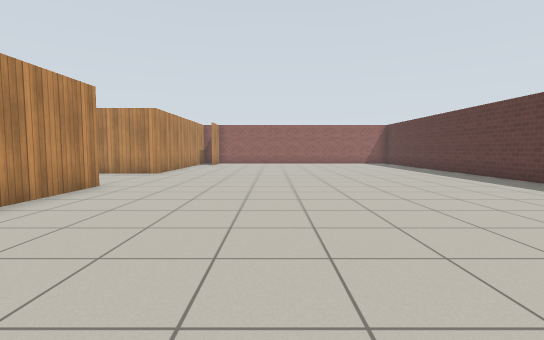
[1] (above)

17 first-person views from a walk through a world built for the Gazebo simulator. The camera is 0.94 m above the floor, tilts 4° down and sees 85° across. The floor is counted in squares, 1 m on a side. Each view is taken from the middle of a square. On the plan, view 1 faces up. The plan holds only what a view shows up to about 11 squares ahead; the rest is blank. Simple patterns stand in for the simulator's built-in surfaces.

[2]
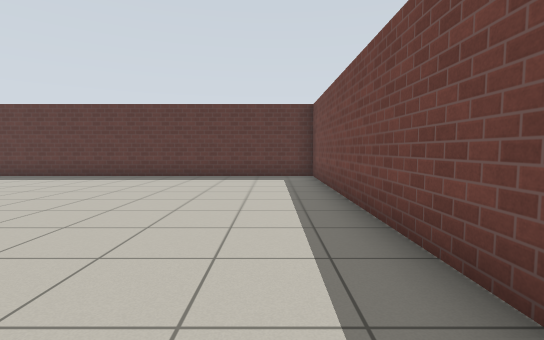

[3]
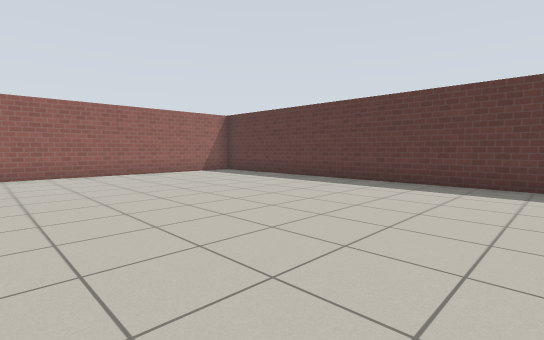

[4]
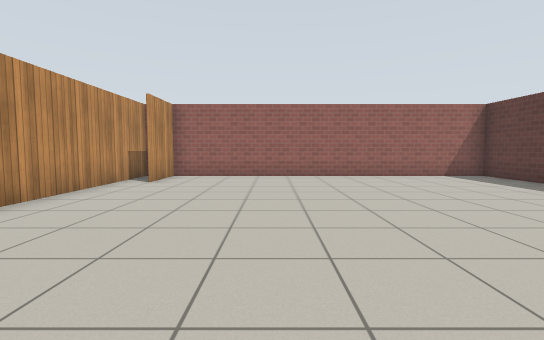

[5]
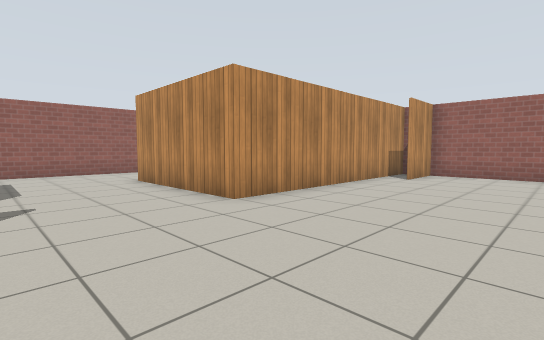

[6]
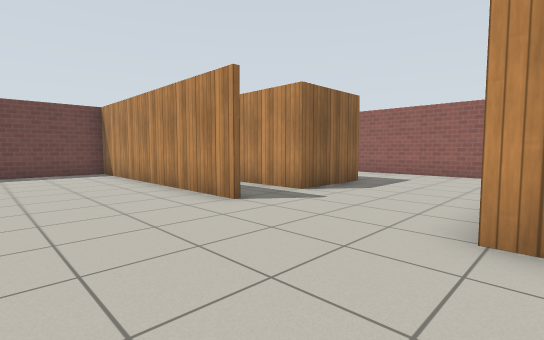

[7]
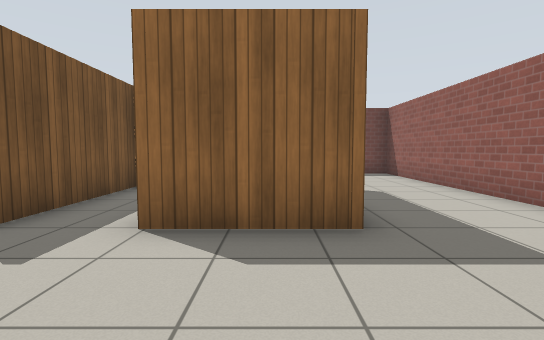

[8]
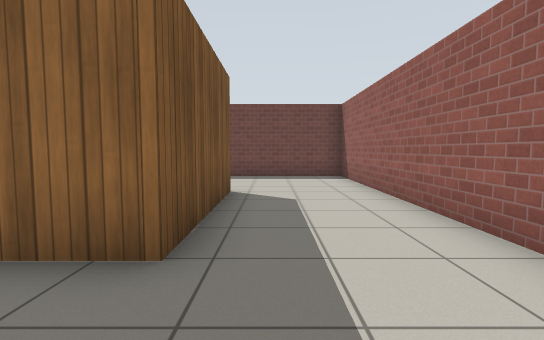

[9]
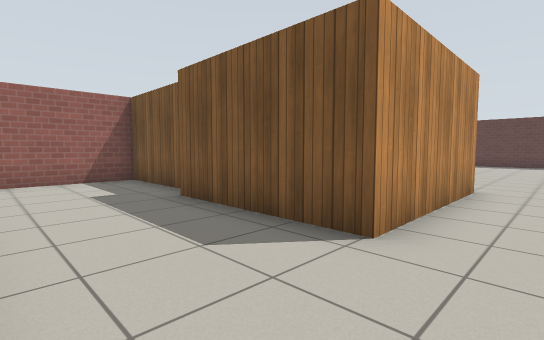

[10]
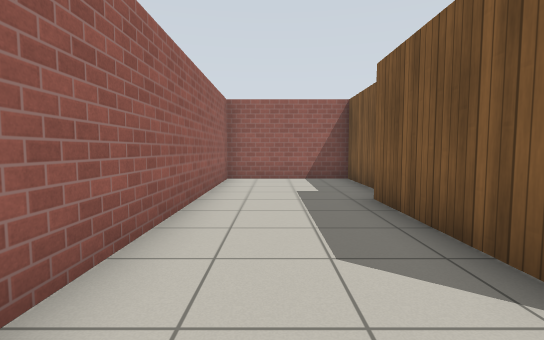

[11]
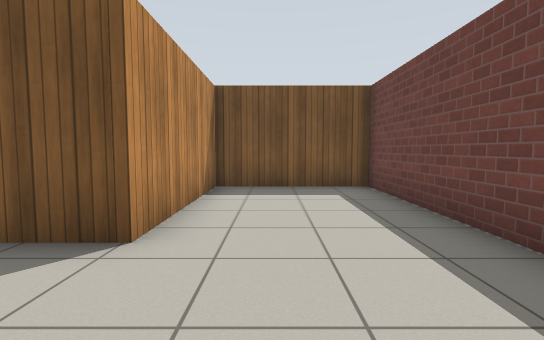

[12]
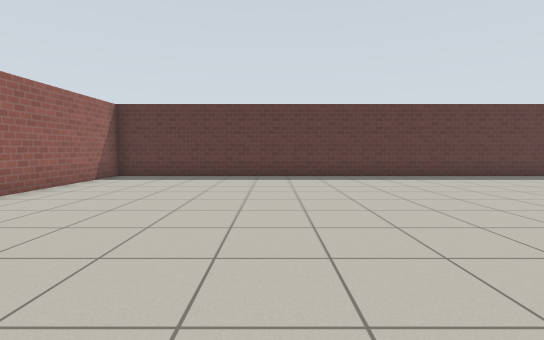

[13]
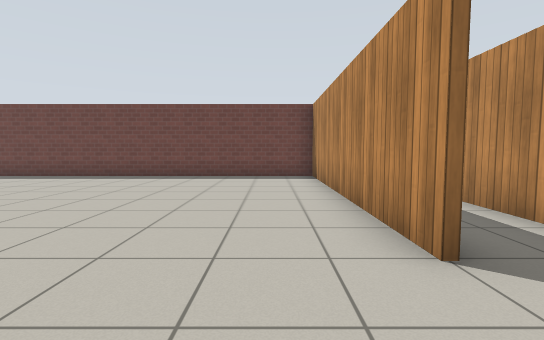

[14]
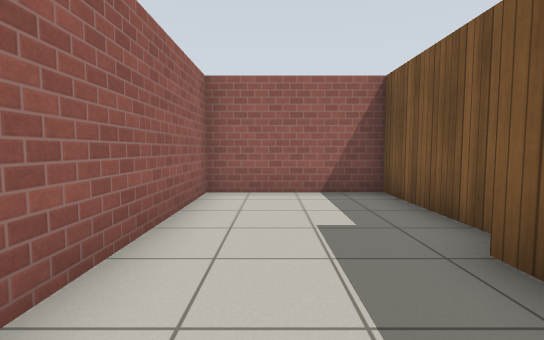

[15]
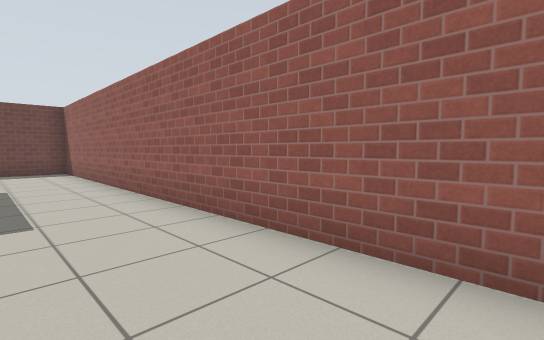

[16]
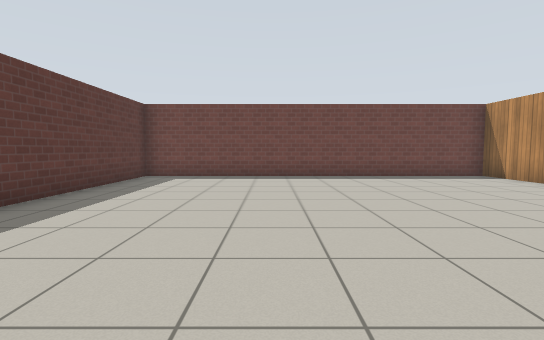

[17]
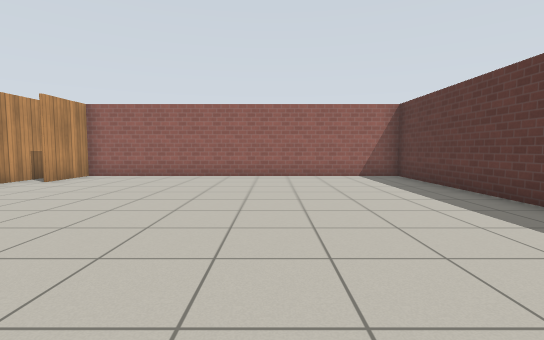

### Floor plan
Points are (right, up) in squares from view 1. A wall is a line through its corners. A room is listed if a view was taken in it or the views show most of it. See-through windows are left out.
Room 1 (views 1, 2, 3, 4, 5, 6, 7, 8, 9, 10, 11, 12, 13, 14, 15, 16, 17)
walls: (-4.4, 7.6) (-4.4, -0.5); (-4.5, 3.4) (-9.1, 3.4) (-9.1, 7.6) (-6.4, 7.6) (-6.4, 4.6); (-8.6, 16.1) (-8.6, 19.4) (-12.4, 19.4) (-12.4, -0.4) (7.4, -0.4) (7.4, 19.4) (-3.5, 19.4) (-3.5, 17.4); (-4.6, -0.5) (-4.6, 7.4); (-4.4, 19.5) (-4.4, 11.4) (-9.1, 11.4) (-9.1, 15.6)

Where each view was taken, in squares from view 1:
view 1: 0 up, 0 right, facing up
view 2: 1 up, 3 left, facing right
view 3: 8 up, 1 left, facing up-right
view 4: 9 up, 0 right, facing up
view 5: 8 up, 0 right, facing up-left
view 6: 12 up, 1 left, facing down-left
view 7: 11 up, 8 left, facing down
view 8: 10 up, 10 left, facing down
view 9: 10 up, 12 left, facing up-right
view 10: 10 up, 11 left, facing up
view 11: 2 up, 12 left, facing right
view 12: 14 up, 3 left, facing right
view 13: 10 up, 3 left, facing down
view 14: 13 up, 11 left, facing up
view 15: 13 up, 10 left, facing down-left
view 16: 10 up, 3 right, facing down
view 17: 9 up, 3 right, facing up
